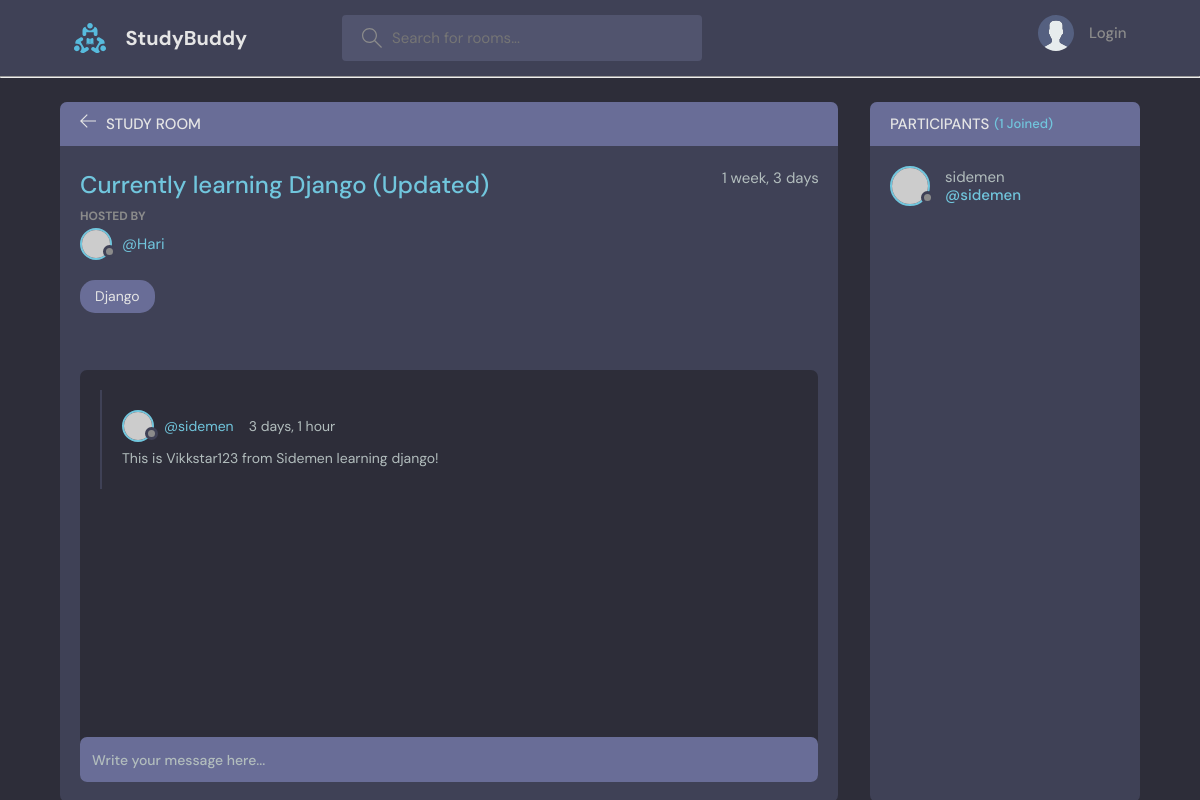
Page /room/4 on the committed database.
### base/models.py (models this page shows, shortened)
class Room(models.Model):
    host  = models.ForeignKey(User, on_delete=models.SET_NULL, null=True)
    topic = models.ForeignKey("Topic", on_delete=models.SET_NULL, null=True) # Topic as a string since it's written below the Room class
    name = models.CharField(max_length=200)
    description = models.TextField(null=True, blank=True) # field can be blank
    participants = models.ManyToManyField(User, related_name = "participants", blank = True)
    updated = models.DateTimeField(auto_now=True) # take timestamp every time save is hit on the item
    created = models.DateTimeField(auto_now_add=True) # take timestamp when save is hit the first time i.e during creation
    class Meta:
        ordering = ["-updated", "-created"]

class Topic(models.Model):
    name = models.CharField(max_length=200)
    def __str__(self):
        return self.name

class Message(models.Model):
    user = models.ForeignKey(User, on_delete=models.CASCADE)
    room = models.ForeignKey(Room, on_delete=models.CASCADE)
    body = models.TextField()
    updated = models.DateTimeField(auto_now=True)
    created = models.DateTimeField(auto_now_add=True)
    class Meta:
        ordering = ["-updated", "-created"]

### base/views.py (the view, shortened to what this page needs)
# urls.py: path("room/<str:pk>", views.room, name="room"),
def room(request, pk):
    room = Room.objects.get(id=pk)
    room_messages = room.message_set.all() # query child objects of speific room
    participants = room.participants.all()
    context = {"room": room, "room_messages": room_messages, "participants": participants}
    return render(request, "base/room.html", context)

### base/templates/base/room.html (shortened to what this page needs)
{% extends "main.html" %}
{% block content %}
    <main class="profile-page layout layout--2">
      <div class="container">
        <div class="room">
          <div class="room__top">
            <div class="room__topLeft">
              <a href="{% url 'home'%}">
                <svg version="1.1" xmlns="http://www.w3.org/2000/svg" width="32" height="32" viewBox="0 0 32 32">
                  <title>arrow-left</title>
                  <path
                    d="M13.723 2.286l-13.723 13.714 13.719 13.714 1.616-1.611-10.96-10.96h27.625v-2.286h-27.625l10.965-10.965-1.616-1.607z"
                  ></path>
                </svg>
              </a>
              <h3>Study Room</h3>
            </div>
          </div>
          <div class="room__box scroll">
            <div class="room__header scroll">
              <div class="room__info">
                <h3>{{room.name}}</h3>
                <span>{{room.created | timesince}}</span>
              </div>
              <div class="room__hosted">
                <p>Hosted By</p>
                <a href="{% url 'user-profile' room.host.id %}" class="room__author">
                  <div class="avatar avatar--small">
                    <img src="https://randomuser.me/api/portraits/men/37.jpg" />
                  </div>
                  <span>@{{room.host.username}}</span>
                </a>
              </div>
              <span class="room__topics">{{room.topic}}</span>
            </div>
            <div class="room__conversation">
              <div class="threads scroll">
                {% for message in room_messages %}
                <div class="thread">
                  <div class="thread__top">
                    <div class="thread__author">
                      <a href="{% url 'user-profile' message.user.id %}" class="thread__authorInfo">
                        <div class="avatar avatar--small">
                          <img src="https://randomuser.me/api/portraits/men/37.jpg" />
                        </div>
                        <span>@{{message.user.username}}</span>
                      </a>
                      <span class="thread__date">{{message.created | timesince }}</span>
                    </div>
                  </div>
                  <div class="thread__details">
                    {{message.body}}
                  </div>
                </div>
                {% endfor %}
              </div>
            </div>
          </div>
          <div class="room__message">
            <form action="" method="POST">
              <input name="body" placeholder="Write your message here..." /></form>
          </div>
        </div>
        <div class="participants">
          <h3 class="participants__top">Participants <span>({{participants.count}} Joined)</span></h3>
          <div class="participants__list scroll">
            {% for user in participants %}
            <a href="{% url 'user-profile' user.id %}" class="participant">
              <div class="avatar avatar--medium">
                <img src="https://randomuser.me/api/portraits/men/37.jpg" />
              </div>
              <p>
                {{user.username}}
                <span>@{{user.username}}</span>
              </p>
            </a>
            {% endfor %}
          </div>
        </div>
      </div>
    </main>
{% endblock content %}

### rows in the picture
Room: name "Currently learning Django (Updated)", created "1 week, 3 days", host.username "Hari", topic "Django"
Message: user.username "sidemen", created "3 days, 1 hour", body "This is Vikkstar123 from Sidemen learning django!"

### other values in the picture
{{ participants.count }} "1"
{{ user.username }} "sidemen"
